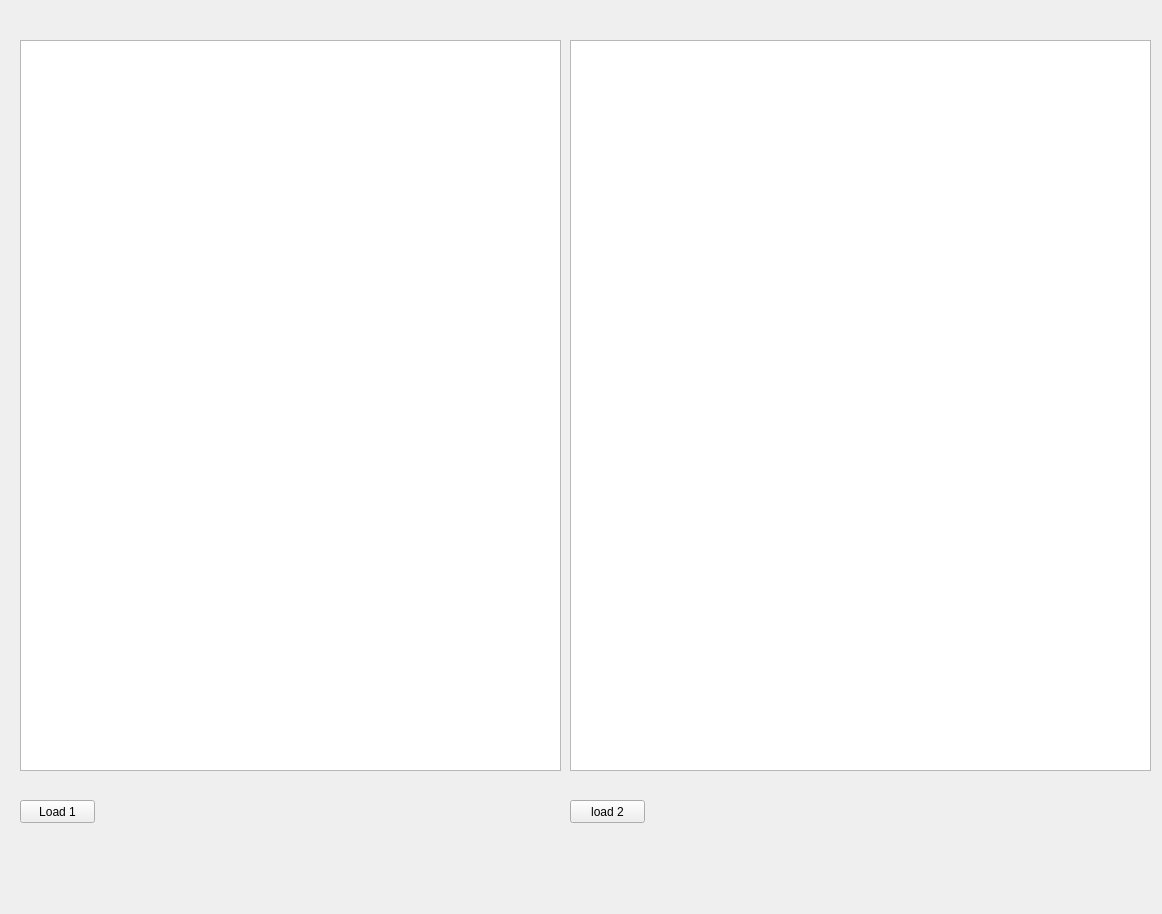
<?xml version="1.0" encoding="UTF-8"?>
<ui version="4.0">
 <class>MainWindow</class>
 <widget class="QMainWindow" name="MainWindow">
  <property name="geometry">
   <rect>
    <x>0</x>
    <y>0</y>
    <width>1162</width>
    <height>914</height>
   </rect>
  </property>
  <property name="windowTitle">
   <string>MainWindow</string>
  </property>
  <widget class="QWidget" name="centralWidget">
   <widget class="QGraphicsView" name="graphicsView">
    <property name="geometry">
     <rect>
      <x>20</x>
      <y>40</y>
      <width>541</width>
      <height>731</height>
     </rect>
    </property>
   </widget>
   <widget class="QGraphicsView" name="graphicsView_2">
    <property name="geometry">
     <rect>
      <x>570</x>
      <y>40</y>
      <width>581</width>
      <height>731</height>
     </rect>
    </property>
   </widget>
   <widget class="QPushButton" name="pushButton">
    <property name="geometry">
     <rect>
      <x>20</x>
      <y>800</y>
      <width>75</width>
      <height>23</height>
     </rect>
    </property>
    <property name="text">
     <string>Load 1</string>
    </property>
   </widget>
   <widget class="QPushButton" name="pushButton_2">
    <property name="geometry">
     <rect>
      <x>570</x>
      <y>800</y>
      <width>75</width>
      <height>23</height>
     </rect>
    </property>
    <property name="text">
     <string>load 2</string>
    </property>
   </widget>
  </widget>
 </widget>
 <layoutdefault spacing="6" margin="11"/>
 <resources/>
 <connections/>
</ui>
